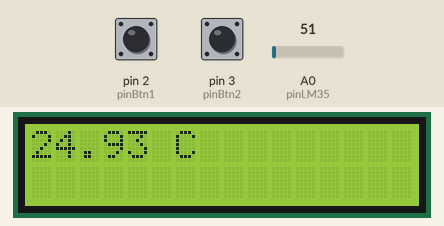
This sketch was run on a simulated Arduino Uno, built with avr-gcc and run on an emulated ATmega328P. On the bench: 16×2 character LCD. The inputs (shaded band) are chosen by the test bench; at power-on: A0 (pinLM35) = 51, pin 2 (pinBtn1) HIGH, pin 3 (pinBtn2) HIGH.

Above: at 1.2 s.
1.3 s: A0 (pinLM35) set to 22
At 2.1 s:
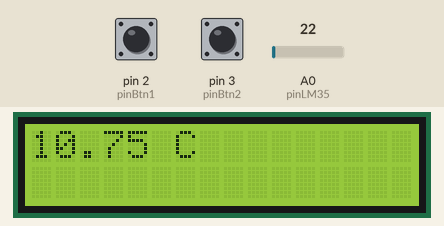
3.0 s: A0 (pinLM35) set to 19
At 4.1 s:
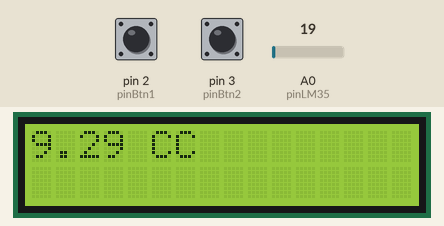
4.6 s: A0 (pinLM35) set to 15
At 4.9 s:
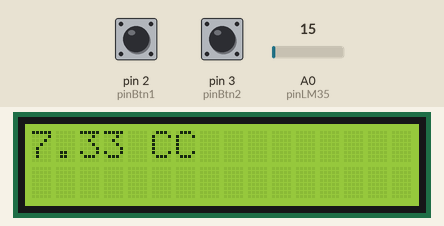
Timing chart, 0 to 7.6 s (numbered marks = the images above; inputs shaded):
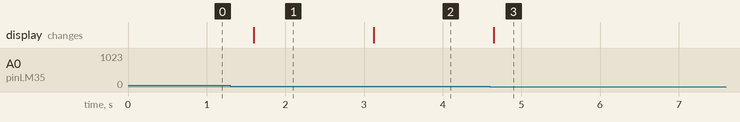

Measured:
- the behaviour switches between 21 and 20 on A0 (pinLM35) (found by bisection; images 1 and 2)
- after the input at 1.3 s, the display: changes after 0.30 s (image 1)
- after the input at 3.0 s, the display: changes after 0.12 s (image 2)
- after the input at 4.6 s, the display: changes after 0.05 s (image 3)

The sketch:

Week7_Thuchanh2_Bai4_a.ino
```cpp
#include <Wire.h>
#include <LiquidCrystal_I2C.h>

#define pinLM35 A0

#define pinBtn1 2
#define pinBtn2 3

LiquidCrystal_I2C lcd(0x27, 16, 2);

int typeShow = 0;

void setup() {
  pinMode(pinLM35, INPUT);
  pinMode(pinBtn1, INPUT_PULLUP);
  pinMode(pinBtn2, INPUT_PULLUP);
  lcd.init();
}

float CtoF(float value) {
  return (value * 9.0 / 5.0) + 32.0;
}

float FtoC(float value) {
  return (value - 32.0) * 5.0 / 9.0;
}

void loop() {
  // Đọc giá trị từ cảm biến LM35
  int rawValue = analogRead(pinLM35);
  float voltage = rawValue * (5.0 / 1023.0);
  float temperature = voltage * 100.0;

  // Kiểm tra nút nhấn
  bool btn1Pressed = digitalRead(pinBtn1);
  bool btn2Pressed = digitalRead(pinBtn2);

  if(btn1Pressed){
    typeShow == 0;
  } else if(btn2Pressed){
    typeShow == 1;
  }

  // Hiển thị nhiệt độ
  if (typeShow == 0) {
    lcd.backlight();
    lcd.setCursor(0, 0);
    lcd.print(temperature);
    lcd.print(" C");
  } else if (typeShow == 1) {
    temperature = CtoF(temperature);
    lcd.backlight();
    lcd.setCursor(0, 0);
    lcd.print(temperature);
    lcd.print(" F");
  }
  delay(500);
}
```
